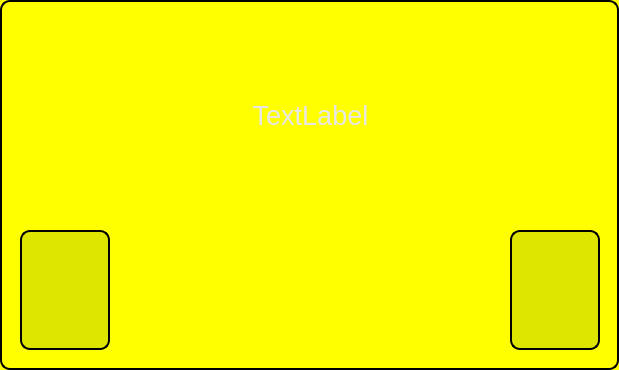
<?xml version="1.0" encoding="UTF-8"?>
<ui version="4.0">
 <class>FCYesNoDialog</class>
 <widget class="QDialog" name="FCYesNoDialog">
  <property name="geometry">
   <rect>
    <x>0</x>
    <y>0</y>
    <width>619</width>
    <height>370</height>
   </rect>
  </property>
  <property name="palette">
   <palette>
    <active>
     <colorrole role="WindowText">
      <brush brushstyle="SolidPattern">
       <color alpha="255">
        <red>255</red>
        <green>255</green>
        <blue>255</blue>
       </color>
      </brush>
     </colorrole>
     <colorrole role="Button">
      <brush brushstyle="SolidPattern">
       <color alpha="255">
        <red>255</red>
        <green>255</green>
        <blue>0</blue>
       </color>
      </brush>
     </colorrole>
     <colorrole role="Text">
      <brush brushstyle="SolidPattern">
       <color alpha="255">
        <red>255</red>
        <green>255</green>
        <blue>255</blue>
       </color>
      </brush>
     </colorrole>
     <colorrole role="ButtonText">
      <brush brushstyle="SolidPattern">
       <color alpha="255">
        <red>255</red>
        <green>255</green>
        <blue>255</blue>
       </color>
      </brush>
     </colorrole>
     <colorrole role="Base">
      <brush brushstyle="SolidPattern">
       <color alpha="255">
        <red>255</red>
        <green>255</green>
        <blue>0</blue>
       </color>
      </brush>
     </colorrole>
     <colorrole role="Window">
      <brush brushstyle="SolidPattern">
       <color alpha="255">
        <red>255</red>
        <green>255</green>
        <blue>0</blue>
       </color>
      </brush>
     </colorrole>
     <colorrole role="PlaceholderText">
      <brush brushstyle="SolidPattern">
       <color alpha="255">
        <red>255</red>
        <green>255</green>
        <blue>255</blue>
       </color>
      </brush>
     </colorrole>
    </active>
    <inactive>
     <colorrole role="WindowText">
      <brush brushstyle="SolidPattern">
       <color alpha="255">
        <red>255</red>
        <green>255</green>
        <blue>255</blue>
       </color>
      </brush>
     </colorrole>
     <colorrole role="Button">
      <brush brushstyle="SolidPattern">
       <color alpha="255">
        <red>255</red>
        <green>255</green>
        <blue>0</blue>
       </color>
      </brush>
     </colorrole>
     <colorrole role="Text">
      <brush brushstyle="SolidPattern">
       <color alpha="255">
        <red>255</red>
        <green>255</green>
        <blue>255</blue>
       </color>
      </brush>
     </colorrole>
     <colorrole role="ButtonText">
      <brush brushstyle="SolidPattern">
       <color alpha="255">
        <red>255</red>
        <green>255</green>
        <blue>255</blue>
       </color>
      </brush>
     </colorrole>
     <colorrole role="Base">
      <brush brushstyle="SolidPattern">
       <color alpha="255">
        <red>255</red>
        <green>255</green>
        <blue>0</blue>
       </color>
      </brush>
     </colorrole>
     <colorrole role="Window">
      <brush brushstyle="SolidPattern">
       <color alpha="255">
        <red>255</red>
        <green>255</green>
        <blue>0</blue>
       </color>
      </brush>
     </colorrole>
     <colorrole role="PlaceholderText">
      <brush brushstyle="SolidPattern">
       <color alpha="255">
        <red>255</red>
        <green>255</green>
        <blue>255</blue>
       </color>
      </brush>
     </colorrole>
    </inactive>
    <disabled>
     <colorrole role="WindowText">
      <brush brushstyle="SolidPattern">
       <color alpha="255">
        <red>255</red>
        <green>255</green>
        <blue>255</blue>
       </color>
      </brush>
     </colorrole>
     <colorrole role="Button">
      <brush brushstyle="SolidPattern">
       <color alpha="255">
        <red>255</red>
        <green>255</green>
        <blue>0</blue>
       </color>
      </brush>
     </colorrole>
     <colorrole role="Text">
      <brush brushstyle="SolidPattern">
       <color alpha="255">
        <red>255</red>
        <green>255</green>
        <blue>255</blue>
       </color>
      </brush>
     </colorrole>
     <colorrole role="ButtonText">
      <brush brushstyle="SolidPattern">
       <color alpha="255">
        <red>255</red>
        <green>255</green>
        <blue>255</blue>
       </color>
      </brush>
     </colorrole>
     <colorrole role="Base">
      <brush brushstyle="SolidPattern">
       <color alpha="255">
        <red>255</red>
        <green>255</green>
        <blue>0</blue>
       </color>
      </brush>
     </colorrole>
     <colorrole role="Window">
      <brush brushstyle="SolidPattern">
       <color alpha="255">
        <red>255</red>
        <green>255</green>
        <blue>0</blue>
       </color>
      </brush>
     </colorrole>
     <colorrole role="PlaceholderText">
      <brush brushstyle="SolidPattern">
       <color alpha="255">
        <red>255</red>
        <green>255</green>
        <blue>255</blue>
       </color>
      </brush>
     </colorrole>
    </disabled>
   </palette>
  </property>
  <property name="windowTitle">
   <string>Dialog</string>
  </property>
  <property name="styleSheet">
   <string notr="true">QDialog
{
	border: 2px solid black;
    border-radius: 10px;
    background-color: yellow;
    color: white
}
</string>
  </property>
  <widget class="QWidget" name="horizontalLayoutWidget">
   <property name="geometry">
    <rect>
     <x>10</x>
     <y>110</y>
     <width>601</width>
     <height>101</height>
    </rect>
   </property>
   <layout class="QHBoxLayout" name="horizontalLayout">
    <property name="leftMargin">
     <number>0</number>
    </property>
    <property name="topMargin">
     <number>0</number>
    </property>
    <property name="rightMargin">
     <number>0</number>
    </property>
    <property name="bottomMargin">
     <number>0</number>
    </property>
   </layout>
  </widget>
  <widget class="QLabel" name="label">
   <property name="geometry">
    <rect>
     <x>10</x>
     <y>10</y>
     <width>601</width>
     <height>211</height>
    </rect>
   </property>
   <property name="palette">
    <palette>
     <active>
      <colorrole role="WindowText">
       <brush brushstyle="SolidPattern">
        <color alpha="255">
         <red>0</red>
         <green>0</green>
         <blue>0</blue>
        </color>
       </brush>
      </colorrole>
      <colorrole role="Button">
       <brush brushstyle="SolidPattern">
        <color alpha="255">
         <red>239</red>
         <green>41</green>
         <blue>41</blue>
        </color>
       </brush>
      </colorrole>
      <colorrole role="Light">
       <brush brushstyle="SolidPattern">
        <color alpha="255">
         <red>255</red>
         <green>147</green>
         <blue>147</blue>
        </color>
       </brush>
      </colorrole>
      <colorrole role="Midlight">
       <brush brushstyle="SolidPattern">
        <color alpha="255">
         <red>247</red>
         <green>94</green>
         <blue>94</blue>
        </color>
       </brush>
      </colorrole>
      <colorrole role="Dark">
       <brush brushstyle="SolidPattern">
        <color alpha="255">
         <red>119</red>
         <green>20</green>
         <blue>20</blue>
        </color>
       </brush>
      </colorrole>
      <colorrole role="Mid">
       <brush brushstyle="SolidPattern">
        <color alpha="255">
         <red>159</red>
         <green>27</green>
         <blue>27</blue>
        </color>
       </brush>
      </colorrole>
      <colorrole role="Text">
       <brush brushstyle="SolidPattern">
        <color alpha="255">
         <red>0</red>
         <green>0</green>
         <blue>0</blue>
        </color>
       </brush>
      </colorrole>
      <colorrole role="BrightText">
       <brush brushstyle="SolidPattern">
        <color alpha="255">
         <red>255</red>
         <green>255</green>
         <blue>255</blue>
        </color>
       </brush>
      </colorrole>
      <colorrole role="ButtonText">
       <brush brushstyle="SolidPattern">
        <color alpha="255">
         <red>0</red>
         <green>0</green>
         <blue>0</blue>
        </color>
       </brush>
      </colorrole>
      <colorrole role="Base">
       <brush brushstyle="SolidPattern">
        <color alpha="255">
         <red>255</red>
         <green>255</green>
         <blue>255</blue>
        </color>
       </brush>
      </colorrole>
      <colorrole role="Window">
       <brush brushstyle="SolidPattern">
        <color alpha="255">
         <red>239</red>
         <green>41</green>
         <blue>41</blue>
        </color>
       </brush>
      </colorrole>
      <colorrole role="Shadow">
       <brush brushstyle="SolidPattern">
        <color alpha="255">
         <red>0</red>
         <green>0</green>
         <blue>0</blue>
        </color>
       </brush>
      </colorrole>
      <colorrole role="AlternateBase">
       <brush brushstyle="SolidPattern">
        <color alpha="255">
         <red>247</red>
         <green>148</green>
         <blue>148</blue>
        </color>
       </brush>
      </colorrole>
      <colorrole role="ToolTipBase">
       <brush brushstyle="SolidPattern">
        <color alpha="255">
         <red>255</red>
         <green>255</green>
         <blue>220</blue>
        </color>
       </brush>
      </colorrole>
      <colorrole role="ToolTipText">
       <brush brushstyle="SolidPattern">
        <color alpha="255">
         <red>0</red>
         <green>0</green>
         <blue>0</blue>
        </color>
       </brush>
      </colorrole>
     </active>
     <inactive>
      <colorrole role="WindowText">
       <brush brushstyle="SolidPattern">
        <color alpha="255">
         <red>231</red>
         <green>231</green>
         <blue>231</blue>
        </color>
       </brush>
      </colorrole>
      <colorrole role="Button">
       <brush brushstyle="SolidPattern">
        <color alpha="255">
         <red>35</red>
         <green>35</green>
         <blue>35</blue>
        </color>
       </brush>
      </colorrole>
      <colorrole role="Light">
       <brush brushstyle="SolidPattern">
        <color alpha="255">
         <red>255</red>
         <green>255</green>
         <blue>255</blue>
        </color>
       </brush>
      </colorrole>
      <colorrole role="Midlight">
       <brush brushstyle="SolidPattern">
        <color alpha="255">
         <red>202</red>
         <green>202</green>
         <blue>202</blue>
        </color>
       </brush>
      </colorrole>
      <colorrole role="Dark">
       <brush brushstyle="SolidPattern">
        <color alpha="255">
         <red>35</red>
         <green>35</green>
         <blue>35</blue>
        </color>
       </brush>
      </colorrole>
      <colorrole role="Mid">
       <brush brushstyle="SolidPattern">
        <color alpha="255">
         <red>160</red>
         <green>160</green>
         <blue>160</blue>
        </color>
       </brush>
      </colorrole>
      <colorrole role="Text">
       <brush brushstyle="SolidPattern">
        <color alpha="255">
         <red>231</red>
         <green>231</green>
         <blue>231</blue>
        </color>
       </brush>
      </colorrole>
      <colorrole role="BrightText">
       <brush brushstyle="SolidPattern">
        <color alpha="255">
         <red>255</red>
         <green>0</green>
         <blue>0</blue>
        </color>
       </brush>
      </colorrole>
      <colorrole role="ButtonText">
       <brush brushstyle="SolidPattern">
        <color alpha="255">
         <red>231</red>
         <green>231</green>
         <blue>231</blue>
        </color>
       </brush>
      </colorrole>
      <colorrole role="Base">
       <brush brushstyle="SolidPattern">
        <color alpha="255">
         <red>51</red>
         <green>51</green>
         <blue>51</blue>
        </color>
       </brush>
      </colorrole>
      <colorrole role="Window">
       <brush brushstyle="SolidPattern">
        <color alpha="255">
         <red>51</red>
         <green>51</green>
         <blue>51</blue>
        </color>
       </brush>
      </colorrole>
      <colorrole role="Shadow">
       <brush brushstyle="SolidPattern">
        <color alpha="255">
         <red>118</red>
         <green>118</green>
         <blue>118</blue>
        </color>
       </brush>
      </colorrole>
      <colorrole role="AlternateBase">
       <brush brushstyle="SolidPattern">
        <color alpha="255">
         <red>81</red>
         <green>81</green>
         <blue>81</blue>
        </color>
       </brush>
      </colorrole>
      <colorrole role="ToolTipBase">
       <brush brushstyle="SolidPattern">
        <color alpha="102">
         <red>0</red>
         <green>0</green>
         <blue>0</blue>
        </color>
       </brush>
      </colorrole>
      <colorrole role="ToolTipText">
       <brush brushstyle="SolidPattern">
        <color alpha="255">
         <red>231</red>
         <green>231</green>
         <blue>231</blue>
        </color>
       </brush>
      </colorrole>
     </inactive>
     <disabled>
      <colorrole role="WindowText">
       <brush brushstyle="SolidPattern">
        <color alpha="255">
         <red>119</red>
         <green>20</green>
         <blue>20</blue>
        </color>
       </brush>
      </colorrole>
      <colorrole role="Button">
       <brush brushstyle="SolidPattern">
        <color alpha="255">
         <red>239</red>
         <green>41</green>
         <blue>41</blue>
        </color>
       </brush>
      </colorrole>
      <colorrole role="Light">
       <brush brushstyle="SolidPattern">
        <color alpha="255">
         <red>255</red>
         <green>147</green>
         <blue>147</blue>
        </color>
       </brush>
      </colorrole>
      <colorrole role="Midlight">
       <brush brushstyle="SolidPattern">
        <color alpha="255">
         <red>247</red>
         <green>94</green>
         <blue>94</blue>
        </color>
       </brush>
      </colorrole>
      <colorrole role="Dark">
       <brush brushstyle="SolidPattern">
        <color alpha="255">
         <red>119</red>
         <green>20</green>
         <blue>20</blue>
        </color>
       </brush>
      </colorrole>
      <colorrole role="Mid">
       <brush brushstyle="SolidPattern">
        <color alpha="255">
         <red>159</red>
         <green>27</green>
         <blue>27</blue>
        </color>
       </brush>
      </colorrole>
      <colorrole role="Text">
       <brush brushstyle="SolidPattern">
        <color alpha="255">
         <red>119</red>
         <green>20</green>
         <blue>20</blue>
        </color>
       </brush>
      </colorrole>
      <colorrole role="BrightText">
       <brush brushstyle="SolidPattern">
        <color alpha="255">
         <red>255</red>
         <green>255</green>
         <blue>255</blue>
        </color>
       </brush>
      </colorrole>
      <colorrole role="ButtonText">
       <brush brushstyle="SolidPattern">
        <color alpha="255">
         <red>119</red>
         <green>20</green>
         <blue>20</blue>
        </color>
       </brush>
      </colorrole>
      <colorrole role="Base">
       <brush brushstyle="SolidPattern">
        <color alpha="255">
         <red>239</red>
         <green>41</green>
         <blue>41</blue>
        </color>
       </brush>
      </colorrole>
      <colorrole role="Window">
       <brush brushstyle="SolidPattern">
        <color alpha="255">
         <red>239</red>
         <green>41</green>
         <blue>41</blue>
        </color>
       </brush>
      </colorrole>
      <colorrole role="Shadow">
       <brush brushstyle="SolidPattern">
        <color alpha="255">
         <red>177</red>
         <green>177</green>
         <blue>177</blue>
        </color>
       </brush>
      </colorrole>
      <colorrole role="AlternateBase">
       <brush brushstyle="SolidPattern">
        <color alpha="255">
         <red>81</red>
         <green>81</green>
         <blue>81</blue>
        </color>
       </brush>
      </colorrole>
      <colorrole role="ToolTipBase">
       <brush brushstyle="SolidPattern">
        <color alpha="102">
         <red>0</red>
         <green>0</green>
         <blue>0</blue>
        </color>
       </brush>
      </colorrole>
      <colorrole role="ToolTipText">
       <brush brushstyle="SolidPattern">
        <color alpha="255">
         <red>231</red>
         <green>231</green>
         <blue>231</blue>
        </color>
       </brush>
      </colorrole>
     </disabled>
    </palette>
   </property>
   <property name="font">
    <font>
     <pointsize>20</pointsize>
    </font>
   </property>
   <property name="text">
    <string>TextLabel</string>
   </property>
   <property name="alignment">
    <set>Qt::AlignCenter</set>
   </property>
  </widget>
  <widget class="QToolButton" name="yes">
   <property name="geometry">
    <rect>
     <x>20</x>
     <y>230</y>
     <width>90</width>
     <height>120</height>
    </rect>
   </property>
   <property name="minimumSize">
    <size>
     <width>90</width>
     <height>90</height>
    </size>
   </property>
   <property name="styleSheet">
    <string notr="true">QToolButton
{
	border: 2px solid black;
    border-radius: 10px;
    background-color: #dee600;
    color: white
}</string>
   </property>
   <property name="text">
    <string/>
   </property>
   <property name="icon">
    <iconset resource="../../../FCMachine/FCMachine.qrc">
     <normaloff>:/img/yes.svg</normaloff>:/img/yes.svg</iconset>
   </property>
   <property name="iconSize">
    <size>
     <width>80</width>
     <height>80</height>
    </size>
   </property>
  </widget>
  <widget class="QToolButton" name="no">
   <property name="geometry">
    <rect>
     <x>510</x>
     <y>230</y>
     <width>90</width>
     <height>120</height>
    </rect>
   </property>
   <property name="minimumSize">
    <size>
     <width>90</width>
     <height>90</height>
    </size>
   </property>
   <property name="styleSheet">
    <string notr="true">QToolButton
{
	border: 2px solid black;
    border-radius: 10px;
    background-color: #dee600;
    color: white
}</string>
   </property>
   <property name="text">
    <string/>
   </property>
   <property name="icon">
    <iconset resource="../../../FCMachine/FCMachine.qrc">
     <normaloff>:/img/no.svg</normaloff>:/img/no.svg</iconset>
   </property>
   <property name="iconSize">
    <size>
     <width>80</width>
     <height>80</height>
    </size>
   </property>
  </widget>
 </widget>
 <resources>
  <include location="../../../FCMachine/FCMachine.qrc"/>
 </resources>
 <connections/>
</ui>
